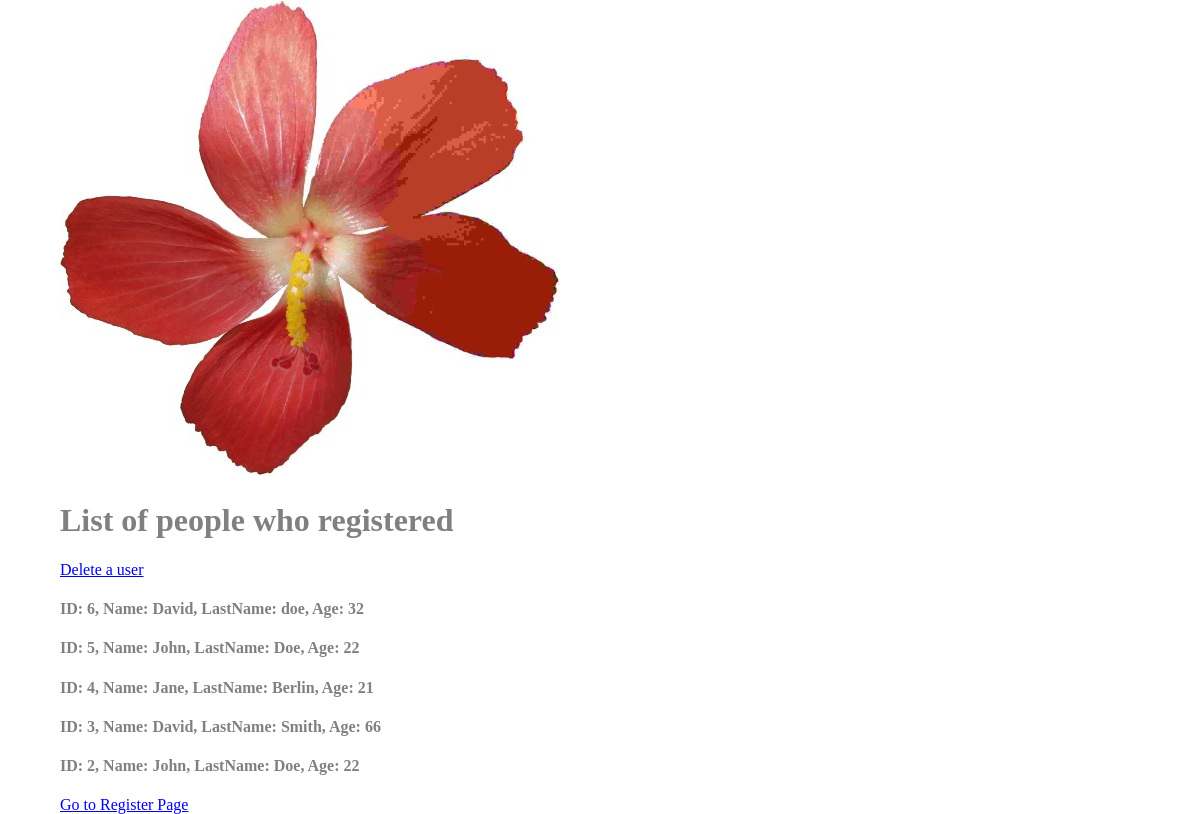
/, run on an earlier commit of the app's database.
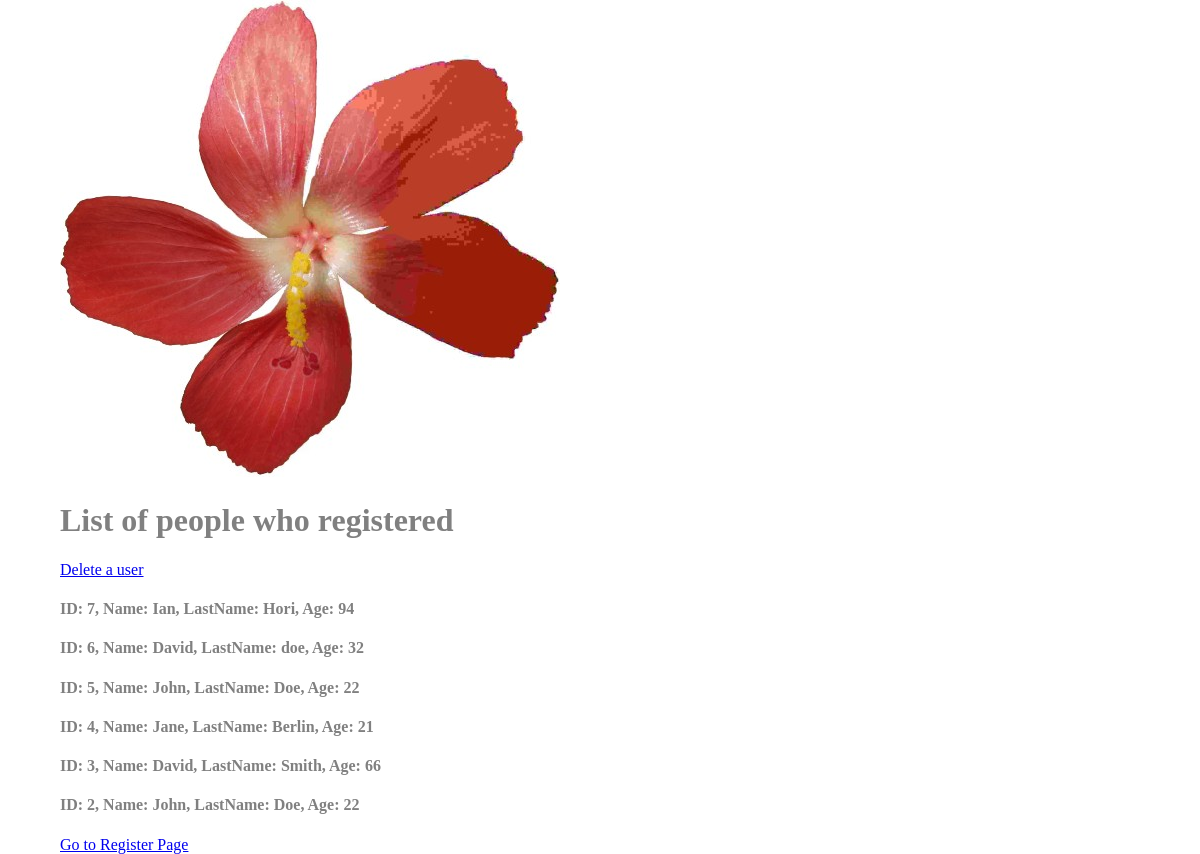
And on a later commit of the database.
### firstapp/models.py (models this page shows, shortened)
class People(models.Model):
    first_name = models.CharField(max_length=60)
    last_name = models.CharField(max_length=60)
    age = models.IntegerField()

### firstapp/views.py (the view)
# urls.py: path('', views.index, name='index'),
def index(request):
    allPeople = People.objects.order_by('-id')
    context = {'people': allPeople}
    template = 'index.html'
    return render(request, template, context)

### templates/index.html (shortened to what this page needs)
{% extends 'base.html' %}
{% block content %}
    {% load static %}
    <img src="{% static 'img/example.jpg' %}" alt="My image">
    <h1>List of people who registered</h1>
    <a href="{% url 'deleteUser' %}">Delete a user</a>
    {% for person in people %}
        <h4> ID: {{ person.id }}, Name: {{ person.first_name }}, LastName: {{ person.last_name }}, Age: {{ person.age }}</h4>
    {% endfor %}
    <a href="{% url 'register' %}">Go to Register Page</a>
{% endblock %}

What changed in the data, as far as the page shows it:
added People: id "7", first_name "Ian", last_name "Hori", age "94"
